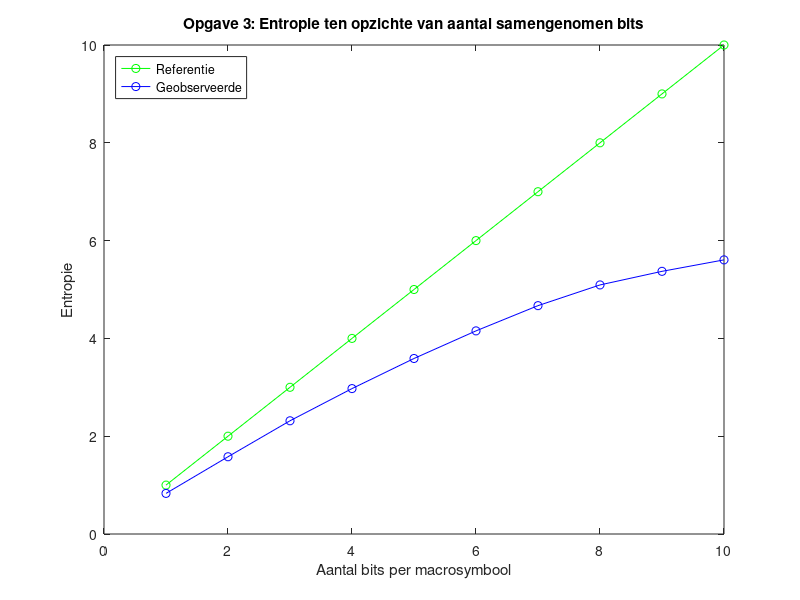

This figure's MATLAB source:
%%%%%%%%%%%%%%%%%%%%%%%%%%%%
%          VRAAG 3         %
%%%%%%%%%%%%%%%%%%%%%%%%%%%%
load('Xfile4.mat')      % laad bestand in (rij van bits)
format long             % zet het formaat op long

H = zeros(10,1);        % maak lege rij voor de entropie voor alle k
ref_entr = zeros(10,1); % maak lege rij voor de entropie voor alle k van de referentie

kk = zeros(10,1);

input_size = numel(bitsrc); % aantal bronsymbolen

for k=1:10,             % k is het aantal bits dat we samennemen in 1 macrosymbool
    freq_tabel = zeros(1,2^k);  % maak abs frequentietabel aan (1 kolom 2^k rijen)
    ref_freq = ones(1,2^k)/2^k; % maak referentie rel freqtabel aan (alles even waarsch)
    
    % bepaal absolute frequentie
    for i=1:input_size/k,       % i = 1..aantal macroblokken
        index = (bi2de(bitsrc(((i-1)*k)+1:k*i)))+1; % lees macroblok naar waarde
        freq_tabel(index) = freq_tabel(index) + 1;  % verhoog de freq van macroblok index
    end

    freq_tabel = freq_tabel/(input_size/k); % zet abs freq om naar rel freq 

    % pas formule entropie toe
    H(k) = -sum(freq_tabel(freq_tabel~=0).*log2(freq_tabel(freq_tabel~=0)));
    ref_entr(k) = -sum(ref_freq.*log2(ref_freq));
end

% Toon een plot
waarden_x_as=1:1:10;

plot(waarden_x_as, ref_entr, '-go', waarden_x_as, H, '-bo');
title('Opgave 3: Entropie ten opzichte van aantal samengenomen bits');
xlabel('Aantal bits per macrosymbool');
ylabel('Entropie');
leg1 = legend('Referentie', 'Geobserveerde');
set(leg1,'Location','NorthWest')